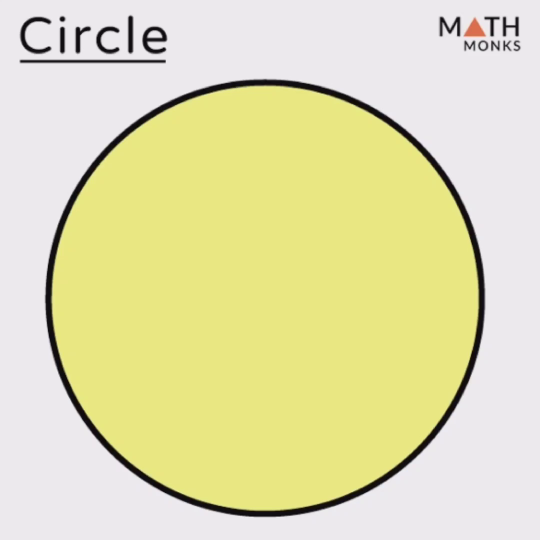
#> input picture frame 72 of shapes.mp4, 1080 x 1080 px (shown at 1/2 size)
$ python stage1-1.py
#> lines starting #> are read from the running program, lines starting #| are printed output that depends on the picture; after the words box and inside, x2 and y2 are one past the last pixel; in counts of white or black regions, pixels touching at a corner belong together
import cv2
import numpy as np

# Define the colors to detect
colors_to_detect = {
    "red": ((0, 50, 50), (10, 255, 255)),
    "blue": ((110, 50, 50), (130, 255, 255)),
    "green": ((50, 100, 100), (70, 255, 255))
}

# Define the minimum and maximum areas for each shape
shape_min_areas = {
    "circle": 100,
    "square": 200,
    "triangle": 200
}

# Define the shape detection function
def detect_shape(contour):
    perimeter = cv2.arcLength(contour, True)
    approx = cv2.approxPolyDP(contour, 0.04 * perimeter, True)
    num_sides = len(approx)

    if num_sides == 3:
        return "triangle"
    elif num_sides == 4:
        x,y,w,h = cv2.boundingRect(contour)
        aspect_ratio = float(w)/h
        if 0.95 <= aspect_ratio <= 1.05:
            return "square"
        else:
            return "rectangle"
    else:
        return "circle"

# Open the video source
cap = cv2.VideoCapture('shapes.mp4')

# Loop through the frames
while True:
    # Read a frame from the video
    ret, frame = cap.read()
#> frame is the input picture: shape (1080, 1080, 3); mean B, G, R 176.4, 223.7, 226.3

    # Check if the frame was successfully read
    if not ret:
        break

    # Convert the frame to HSV color space
    hsv = cv2.cvtColor(frame, cv2.COLOR_BGR2HSV)
#> hsv: shape (1080, 1080, 3); mean H, S, V 85.4, 60.1, 226.9

    # Detect the colors of the shapes
    for color_name, color_range in colors_to_detect.items():
        mask = cv2.inRange(hsv, color_range[0], color_range[1])
        contours, _ = cv2.findContours(mask, cv2.RETR_EXTERNAL, cv2.CHAIN_APPROX_SIMPLE)

        # Loop through the contours
        for contour in contours:
            area = cv2.contourArea(contour)

            # Only process contours that meet the minimum area requirement
            if area >= shape_min_areas["circle"]:
                shape_name = detect_shape(contour)

                # Draw a bounding box around the shape and print its color and shape
                x, y, w, h = cv2.boundingRect(contour)
                cv2.rectangle(frame, (x, y), (x + w, y + h), (0, 255, 0), 2)
                cv2.putText(frame, f"{color_name} {shape_name}", (x, y - 10), cv2.FONT_HERSHEY_SIMPLEX, 0.5, (0, 255, 0), 2)
                print(f"Detected {color_name} {shape_name}")
#> this loop made 3 passes
#> contours on pass 2: 2 contours, all with area under 20
#> pass 1, `mask = cv2.inRange(hsv, color_range[0], color_range[1])`:
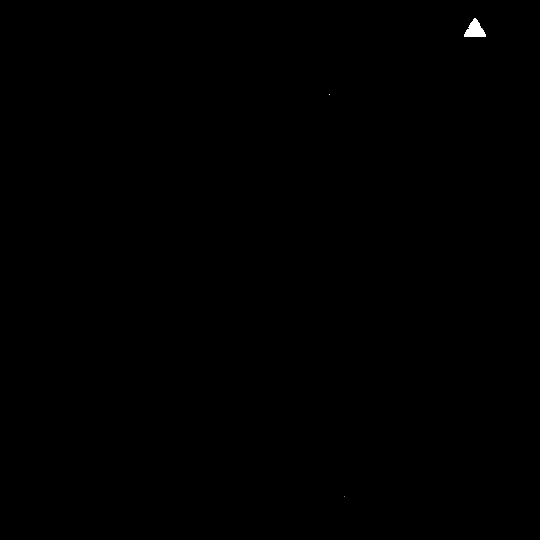
#> mask: shape (1080, 1080) (shown at 1/2 size); 0.09% white; 3 white regions (2 under 20 px), largest, box (x1, y1, x2, y2) and area: (928, 36, 972, 74) 1004
#> after the loop:
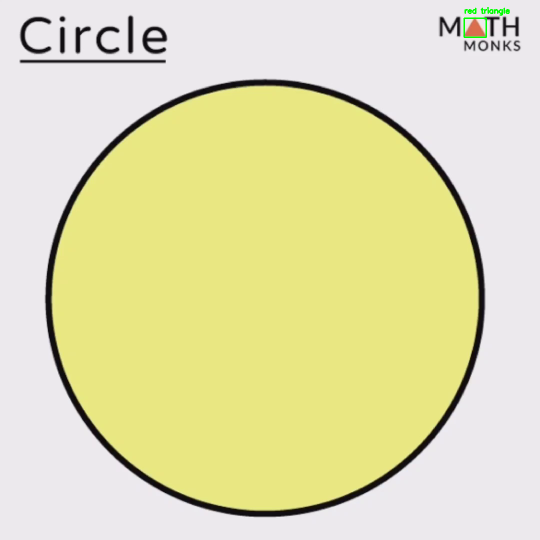
#> frame: shape (1080, 1080, 3) (shown at 1/2 size); 0.09% of pixels changed, all inside (x1, y1, x2, y2) = (927, 14, 1020, 76)

    # Display the frame
    cv2.imshow('Video', frame)

    # Wait for a key press and check if it's the escape key
    if cv2.waitKey(1) == 27:
#> (key Esc is pressed here)
        break

# Release the video capture object and close the window
cap.release()
cv2.destroyAllWindows()

$ run again, starting later in the video
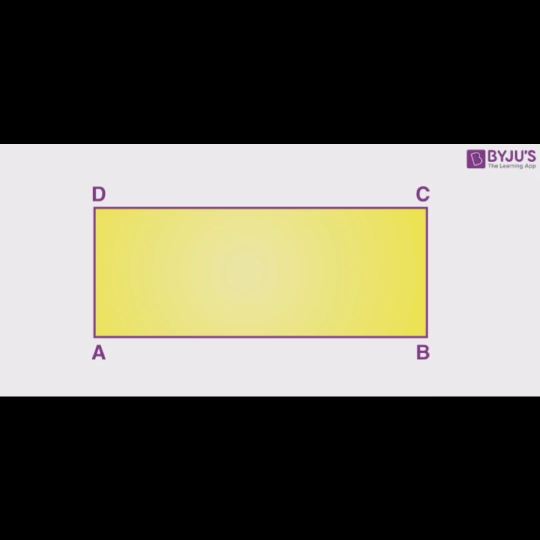
#> input picture frame 580 of shapes.mp4, 1080 x 1080 px (shown at 1/2 size)
#> frame is the input picture: shape (1080, 1080, 3); mean B, G, R 93.7, 106.4, 109.2
#> hsv: shape (1080, 1080, 3); mean H, S, V 51.2, 21.4, 109.5
#> after the loop `for color_name, color_range in colors_to_detect.items():`:
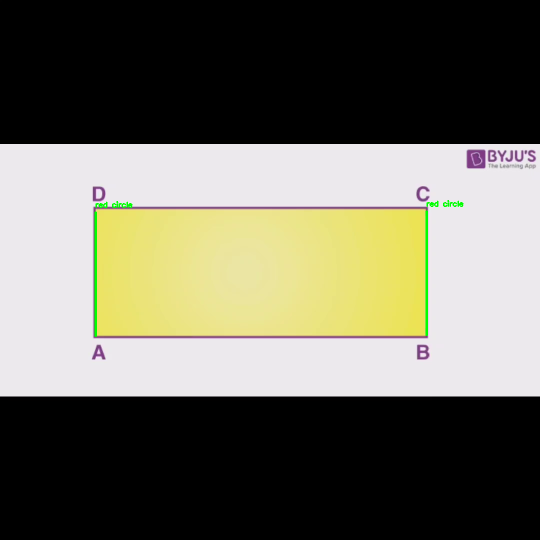
#> frame: shape (1080, 1080, 3) (shown at 1/2 size); 0.29% of pixels changed, all inside (x1, y1, x2, y2) = (189, 400, 927, 674)
